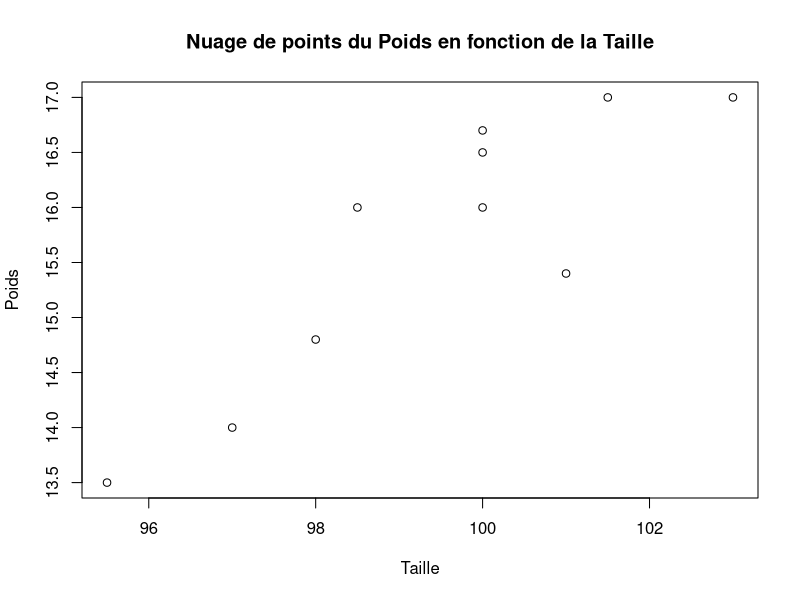

This chart was generated by the following R code:
#1.1 :
Individus <- c("Erika","Célia","Eric","Eve","Paul","Jean","Adan","Louis","Jules","Léo")
Poids <- c(16,14,13.5,15.4,16.5,16,17,14.8,17,16.7)
Taille <- c(100,97,95.5,101,100,98.5,103,98,101.5,100)
Sexe <- c("F","F","G","F","G","G","G","G","G","G")

# 1.2 :
mean(Poids)  # résultat :  [1] 15.69
mean(Taille) # résultat :  [1] 99.45

# 1.3 :
IMC <- Poids/(Taille/100)^2
IMC   # affichage des résultats

# 1.4 :
maTable <- data.frame(Individus,Poids,Taille,Sexe,IMC)

# 1.5 :
help(plot)

# 1.6 :
plot(Taille,Poids,main="Nuage de points du Poids en fonction de la Taille")
